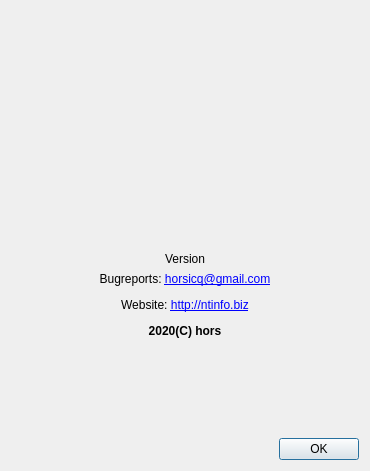
<?xml version="1.0" encoding="UTF-8"?>
<ui version="4.0">
 <class>DialogAbout</class>
 <widget class="QDialog" name="DialogAbout">
  <property name="windowModality">
   <enum>Qt::ApplicationModal</enum>
  </property>
  <property name="geometry">
   <rect>
    <x>0</x>
    <y>0</y>
    <width>370</width>
    <height>471</height>
   </rect>
  </property>
  <property name="windowTitle">
   <string>About</string>
  </property>
  <property name="modal">
   <bool>true</bool>
  </property>
  <layout class="QVBoxLayout" name="verticalLayout">
   <item>
    <widget class="QLabel" name="labelLogo">
     <property name="minimumSize">
      <size>
       <width>308</width>
       <height>235</height>
      </size>
     </property>
     <property name="text">
      <string/>
     </property>
     <property name="pixmap">
      <pixmap resource="rsrc.qrc">:/pics/logo.png</pixmap>
     </property>
     <property name="alignment">
      <set>Qt::AlignCenter</set>
     </property>
    </widget>
   </item>
   <item>
    <widget class="QLabel" name="labelVersion">
     <property name="text">
      <string notr="true">Version</string>
     </property>
     <property name="alignment">
      <set>Qt::AlignCenter</set>
     </property>
    </widget>
   </item>
   <item>
    <widget class="QLabel" name="labelInfo">
     <property name="text">
      <string notr="true">&lt;html&gt;&lt;head/&gt;&lt;body&gt;&lt;p align=&quot;center&quot;&gt;Bugreports: &lt;a href=&quot;mailto:horsicq@gmail.com&quot;&gt;&lt;span style=&quot; text-decoration: underline; color:#0000ff;&quot;&gt;horsicq@gmail.com&lt;/span&gt;&lt;/a&gt;&lt;/p&gt;&lt;p align=&quot;center&quot;&gt;Website: &lt;a href=&quot;http://ntinfo.biz&quot;&gt;&lt;span style=&quot; text-decoration: underline; color:#0000ff;&quot;&gt;http://ntinfo.biz&lt;/span&gt;&lt;/a&gt;&lt;/p&gt;&lt;p align=&quot;center&quot;&gt;&lt;span style=&quot; font-weight:600;&quot;&gt;2020(C) hors&lt;/span&gt;&lt;/p&gt;&lt;/body&gt;&lt;/html&gt;</string>
     </property>
     <property name="textFormat">
      <enum>Qt::AutoText</enum>
     </property>
     <property name="openExternalLinks">
      <bool>true</bool>
     </property>
    </widget>
   </item>
   <item>
    <spacer name="verticalSpacer">
     <property name="orientation">
      <enum>Qt::Vertical</enum>
     </property>
     <property name="sizeHint" stdset="0">
      <size>
       <width>20</width>
       <height>40</height>
      </size>
     </property>
    </spacer>
   </item>
   <item>
    <layout class="QHBoxLayout" name="horizontalLayout">
     <item>
      <spacer name="horizontalSpacer">
       <property name="orientation">
        <enum>Qt::Horizontal</enum>
       </property>
       <property name="sizeHint" stdset="0">
        <size>
         <width>40</width>
         <height>20</height>
        </size>
       </property>
      </spacer>
     </item>
     <item>
      <widget class="QPushButton" name="pushButtonOK">
       <property name="text">
        <string>OK</string>
       </property>
      </widget>
     </item>
    </layout>
   </item>
  </layout>
 </widget>
 <resources>
  <include location="rsrc.qrc"/>
 </resources>
 <connections/>
</ui>
